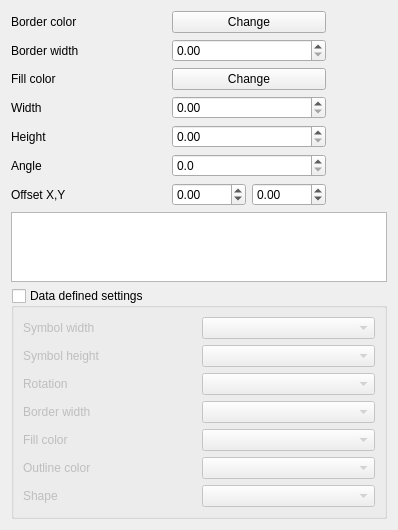
<?xml version="1.0" encoding="UTF-8"?>
<ui version="4.0">
 <class>WidgetSimpleMarker</class>
 <widget class="QWidget" name="WidgetSimpleMarker">
  <property name="geometry">
   <rect>
    <x>0</x>
    <y>0</y>
    <width>398</width>
    <height>500</height>
   </rect>
  </property>
  <property name="windowTitle">
   <string>Form</string>
  </property>
  <layout class="QGridLayout" name="gridLayout_3">
   <item row="0" column="0">
    <layout class="QGridLayout" name="gridLayout">
     <item row="0" column="0">
      <widget class="QLabel" name="label">
       <property name="text">
        <string>Border color</string>
       </property>
      </widget>
     </item>
     <item row="0" column="1">
      <widget class="QgsColorButtonV2" name="btnChangeColorBorder">
       <property name="text">
        <string>Change</string>
       </property>
      </widget>
     </item>
     <item row="0" column="2" rowspan="3">
      <spacer>
       <property name="orientation">
        <enum>Qt::Horizontal</enum>
       </property>
       <property name="sizeType">
        <enum>QSizePolicy::Preferred</enum>
       </property>
       <property name="sizeHint" stdset="0">
        <size>
         <width>61</width>
         <height>61</height>
        </size>
       </property>
      </spacer>
     </item>
     <item row="2" column="0">
      <widget class="QLabel" name="label_2">
       <property name="text">
        <string>Fill color</string>
       </property>
      </widget>
     </item>
     <item row="2" column="1">
      <widget class="QgsColorButtonV2" name="btnChangeColorFill">
       <property name="text">
        <string>Change</string>
       </property>
      </widget>
     </item>
     <item row="5" column="0">
      <widget class="QLabel" name="label_4">
       <property name="text">
        <string>Angle</string>
       </property>
      </widget>
     </item>
     <item row="5" column="1">
      <widget class="QDoubleSpinBox" name="spinAngle">
       <property name="decimals">
        <number>1</number>
       </property>
       <property name="maximum">
        <double>360.000000000000000</double>
       </property>
       <property name="singleStep">
        <double>5.000000000000000</double>
       </property>
      </widget>
     </item>
     <item row="6" column="0">
      <widget class="QLabel" name="label_5">
       <property name="text">
        <string>Offset X,Y</string>
       </property>
      </widget>
     </item>
     <item row="6" column="1">
      <layout class="QHBoxLayout" name="horizontalLayout">
       <item>
        <widget class="QDoubleSpinBox" name="spinOffsetX">
         <property name="decimals">
          <number>2</number>
         </property>
         <property name="minimum">
          <double>-100.000000000000000</double>
         </property>
        </widget>
       </item>
       <item>
        <widget class="QDoubleSpinBox" name="spinOffsetY">
         <property name="decimals">
          <number>2</number>
         </property>
         <property name="minimum">
          <double>-100.000000000000000</double>
         </property>
        </widget>
       </item>
      </layout>
     </item>
     <item row="3" column="0">
      <widget class="QLabel" name="mWidthLabel">
       <property name="text">
        <string>Width</string>
       </property>
      </widget>
     </item>
     <item row="4" column="0">
      <widget class="QLabel" name="mHeightLabel">
       <property name="text">
        <string>Height</string>
       </property>
      </widget>
     </item>
     <item row="3" column="1">
      <widget class="QDoubleSpinBox" name="mWidthSpinBox">
       <property name="maximum">
        <double>9999999.000000000000000</double>
       </property>
      </widget>
     </item>
     <item row="4" column="1">
      <widget class="QDoubleSpinBox" name="mHeightSpinBox">
       <property name="maximum">
        <double>9999999.000000000000000</double>
       </property>
      </widget>
     </item>
     <item row="1" column="1">
      <widget class="QDoubleSpinBox" name="mBorderWidthSpinBox"/>
     </item>
     <item row="1" column="0">
      <widget class="QLabel" name="mBorderWidthLabel">
       <property name="text">
        <string>Border width</string>
       </property>
      </widget>
     </item>
    </layout>
   </item>
   <item row="1" column="0">
    <widget class="QListWidget" name="lstNames">
     <property name="sizePolicy">
      <sizepolicy hsizetype="Preferred" vsizetype="Expanding">
       <horstretch>0</horstretch>
       <verstretch>0</verstretch>
      </sizepolicy>
     </property>
     <property name="editTriggers">
      <set>QAbstractItemView::NoEditTriggers</set>
     </property>
     <property name="iconSize">
      <size>
       <width>20</width>
       <height>20</height>
      </size>
     </property>
     <property name="movement">
      <enum>QListView::Static</enum>
     </property>
     <property name="flow">
      <enum>QListView::LeftToRight</enum>
     </property>
     <property name="resizeMode">
      <enum>QListView::Adjust</enum>
     </property>
     <property name="spacing">
      <number>4</number>
     </property>
     <property name="gridSize">
      <size>
       <width>30</width>
       <height>25</height>
      </size>
     </property>
     <property name="viewMode">
      <enum>QListView::IconMode</enum>
     </property>
     <property name="wordWrap">
      <bool>true</bool>
     </property>
    </widget>
   </item>
   <item row="2" column="0">
    <widget class="QGroupBox" name="mDataDefinedSettingsGroupBox">
     <property name="title">
      <string>Data defined settings</string>
     </property>
     <property name="checkable">
      <bool>true</bool>
     </property>
     <property name="checked">
      <bool>false</bool>
     </property>
     <layout class="QGridLayout" name="gridLayout_2">
      <item row="0" column="1">
       <widget class="QComboBox" name="mDDSymbolWidthComboBox">
        <property name="enabled">
         <bool>true</bool>
        </property>
       </widget>
      </item>
      <item row="1" column="0">
       <widget class="QLabel" name="mDDSymbolHeightLabel">
        <property name="enabled">
         <bool>true</bool>
        </property>
        <property name="text">
         <string>Symbol height</string>
        </property>
       </widget>
      </item>
      <item row="1" column="1">
       <widget class="QComboBox" name="mDDSymbolHeightComboBox">
        <property name="enabled">
         <bool>true</bool>
        </property>
       </widget>
      </item>
      <item row="0" column="0">
       <widget class="QLabel" name="mDDSymbolWidthLabel">
        <property name="enabled">
         <bool>true</bool>
        </property>
        <property name="text">
         <string>Symbol width</string>
        </property>
       </widget>
      </item>
      <item row="2" column="0">
       <widget class="QLabel" name="mDDRotationLabel">
        <property name="enabled">
         <bool>true</bool>
        </property>
        <property name="text">
         <string>Rotation</string>
        </property>
       </widget>
      </item>
      <item row="2" column="1">
       <widget class="QComboBox" name="mDDRotationComboBox">
        <property name="enabled">
         <bool>true</bool>
        </property>
       </widget>
      </item>
      <item row="3" column="0">
       <widget class="QLabel" name="mDDBorderWidthLabel">
        <property name="enabled">
         <bool>true</bool>
        </property>
        <property name="text">
         <string>Border width</string>
        </property>
       </widget>
      </item>
      <item row="3" column="1">
       <widget class="QComboBox" name="mDDBorderWidthComboBox">
        <property name="enabled">
         <bool>true</bool>
        </property>
       </widget>
      </item>
      <item row="4" column="0">
       <widget class="QLabel" name="mDDFillColorLabel">
        <property name="enabled">
         <bool>true</bool>
        </property>
        <property name="text">
         <string>Fill color</string>
        </property>
       </widget>
      </item>
      <item row="4" column="1">
       <widget class="QComboBox" name="mDDFillColorComboBox">
        <property name="enabled">
         <bool>true</bool>
        </property>
       </widget>
      </item>
      <item row="5" column="0">
       <widget class="QLabel" name="mDDOutlineColorLabel">
        <property name="enabled">
         <bool>true</bool>
        </property>
        <property name="text">
         <string>Outline color</string>
        </property>
       </widget>
      </item>
      <item row="5" column="1">
       <widget class="QComboBox" name="mDDOutlineColorComboBox">
        <property name="enabled">
         <bool>true</bool>
        </property>
       </widget>
      </item>
      <item row="6" column="0">
       <widget class="QLabel" name="mDDShapeLabel">
        <property name="enabled">
         <bool>true</bool>
        </property>
        <property name="text">
         <string>Shape</string>
        </property>
       </widget>
      </item>
      <item row="6" column="1">
       <widget class="QComboBox" name="mDDShapeComboBox">
        <property name="enabled">
         <bool>true</bool>
        </property>
       </widget>
      </item>
     </layout>
    </widget>
   </item>
  </layout>
 </widget>
 <customwidgets>
  <customwidget>
   <class>QgsColorButtonV2</class>
   <extends>QPushButton</extends>
   <header>qgscolorbutton.h</header>
  </customwidget>
 </customwidgets>
 <tabstops>
  <tabstop>lstNames</tabstop>
  <tabstop>btnChangeColorBorder</tabstop>
  <tabstop>btnChangeColorFill</tabstop>
  <tabstop>spinAngle</tabstop>
  <tabstop>spinOffsetX</tabstop>
  <tabstop>spinOffsetY</tabstop>
 </tabstops>
 <resources/>
 <connections>
  <connection>
   <sender>mDataDefinedSettingsGroupBox</sender>
   <signal>toggled(bool)</signal>
   <receiver>mDDSymbolWidthLabel</receiver>
   <slot>setVisible(bool)</slot>
   <hints>
    <hint type="sourcelabel">
     <x>165</x>
     <y>278</y>
    </hint>
    <hint type="destinationlabel">
     <x>69</x>
     <y>300</y>
    </hint>
   </hints>
  </connection>
  <connection>
   <sender>mDataDefinedSettingsGroupBox</sender>
   <signal>toggled(bool)</signal>
   <receiver>mDDSymbolWidthComboBox</receiver>
   <slot>setVisible(bool)</slot>
   <hints>
    <hint type="sourcelabel">
     <x>186</x>
     <y>277</y>
    </hint>
    <hint type="destinationlabel">
     <x>263</x>
     <y>301</y>
    </hint>
   </hints>
  </connection>
  <connection>
   <sender>mDataDefinedSettingsGroupBox</sender>
   <signal>toggled(bool)</signal>
   <receiver>mDDSymbolHeightComboBox</receiver>
   <slot>setVisible(bool)</slot>
   <hints>
    <hint type="sourcelabel">
     <x>213</x>
     <y>276</y>
    </hint>
    <hint type="destinationlabel">
     <x>240</x>
     <y>336</y>
    </hint>
   </hints>
  </connection>
  <connection>
   <sender>mDataDefinedSettingsGroupBox</sender>
   <signal>toggled(bool)</signal>
   <receiver>mDDSymbolHeightLabel</receiver>
   <slot>setVisible(bool)</slot>
   <hints>
    <hint type="sourcelabel">
     <x>148</x>
     <y>280</y>
    </hint>
    <hint type="destinationlabel">
     <x>96</x>
     <y>333</y>
    </hint>
   </hints>
  </connection>
  <connection>
   <sender>mDataDefinedSettingsGroupBox</sender>
   <signal>toggled(bool)</signal>
   <receiver>mDDRotationComboBox</receiver>
   <slot>setVisible(bool)</slot>
   <hints>
    <hint type="sourcelabel">
     <x>197</x>
     <y>277</y>
    </hint>
    <hint type="destinationlabel">
     <x>230</x>
     <y>360</y>
    </hint>
   </hints>
  </connection>
  <connection>
   <sender>mDataDefinedSettingsGroupBox</sender>
   <signal>toggled(bool)</signal>
   <receiver>mDDRotationLabel</receiver>
   <slot>setVisible(bool)</slot>
   <hints>
    <hint type="sourcelabel">
     <x>174</x>
     <y>277</y>
    </hint>
    <hint type="destinationlabel">
     <x>107</x>
     <y>363</y>
    </hint>
   </hints>
  </connection>
  <connection>
   <sender>mDataDefinedSettingsGroupBox</sender>
   <signal>toggled(bool)</signal>
   <receiver>mDDBorderWidthLabel</receiver>
   <slot>setVisible(bool)</slot>
   <hints>
    <hint type="sourcelabel">
     <x>223</x>
     <y>278</y>
    </hint>
    <hint type="destinationlabel">
     <x>81</x>
     <y>387</y>
    </hint>
   </hints>
  </connection>
  <connection>
   <sender>mDataDefinedSettingsGroupBox</sender>
   <signal>toggled(bool)</signal>
   <receiver>mDDBorderWidthComboBox</receiver>
   <slot>setVisible(bool)</slot>
   <hints>
    <hint type="sourcelabel">
     <x>201</x>
     <y>277</y>
    </hint>
    <hint type="destinationlabel">
     <x>288</x>
     <y>391</y>
    </hint>
   </hints>
  </connection>
  <connection>
   <sender>mDataDefinedSettingsGroupBox</sender>
   <signal>toggled(bool)</signal>
   <receiver>mDDFillColorLabel</receiver>
   <slot>setVisible(bool)</slot>
   <hints>
    <hint type="sourcelabel">
     <x>235</x>
     <y>276</y>
    </hint>
    <hint type="destinationlabel">
     <x>126</x>
     <y>416</y>
    </hint>
   </hints>
  </connection>
  <connection>
   <sender>mDataDefinedSettingsGroupBox</sender>
   <signal>toggled(bool)</signal>
   <receiver>mDDFillColorComboBox</receiver>
   <slot>setVisible(bool)</slot>
   <hints>
    <hint type="sourcelabel">
     <x>216</x>
     <y>272</y>
    </hint>
    <hint type="destinationlabel">
     <x>268</x>
     <y>418</y>
    </hint>
   </hints>
  </connection>
  <connection>
   <sender>mDataDefinedSettingsGroupBox</sender>
   <signal>toggled(bool)</signal>
   <receiver>mDDOutlineColorLabel</receiver>
   <slot>setVisible(bool)</slot>
   <hints>
    <hint type="sourcelabel">
     <x>174</x>
     <y>276</y>
    </hint>
    <hint type="destinationlabel">
     <x>49</x>
     <y>444</y>
    </hint>
   </hints>
  </connection>
  <connection>
   <sender>mDataDefinedSettingsGroupBox</sender>
   <signal>toggled(bool)</signal>
   <receiver>mDDOutlineColorComboBox</receiver>
   <slot>setVisible(bool)</slot>
   <hints>
    <hint type="sourcelabel">
     <x>249</x>
     <y>279</y>
    </hint>
    <hint type="destinationlabel">
     <x>328</x>
     <y>444</y>
    </hint>
   </hints>
  </connection>
  <connection>
   <sender>mDataDefinedSettingsGroupBox</sender>
   <signal>toggled(bool)</signal>
   <receiver>mDDShapeLabel</receiver>
   <slot>setVisible(bool)</slot>
   <hints>
    <hint type="sourcelabel">
     <x>172</x>
     <y>280</y>
    </hint>
    <hint type="destinationlabel">
     <x>109</x>
     <y>475</y>
    </hint>
   </hints>
  </connection>
  <connection>
   <sender>mDataDefinedSettingsGroupBox</sender>
   <signal>toggled(bool)</signal>
   <receiver>mDDShapeComboBox</receiver>
   <slot>setVisible(bool)</slot>
   <hints>
    <hint type="sourcelabel">
     <x>201</x>
     <y>274</y>
    </hint>
    <hint type="destinationlabel">
     <x>314</x>
     <y>469</y>
    </hint>
   </hints>
  </connection>
 </connections>
</ui>
